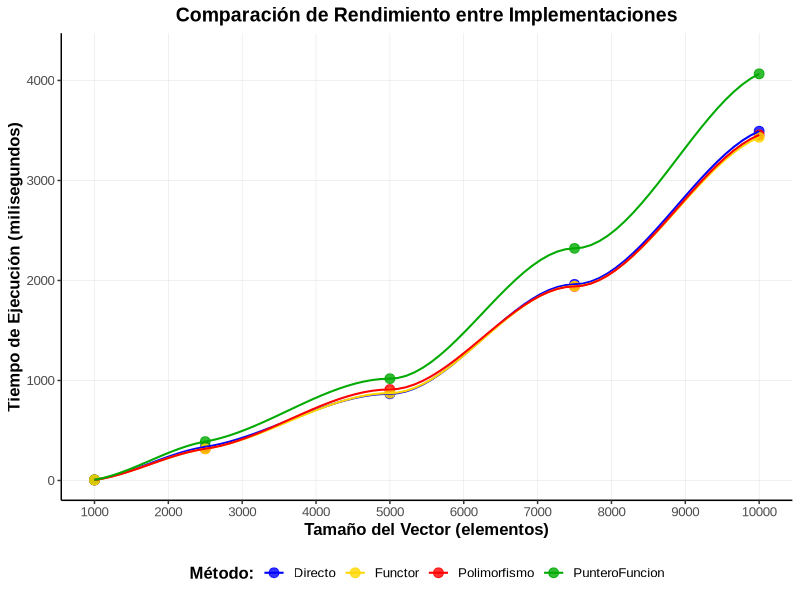

R code for this plot:
library(ggplot2)

mis_resultados <- data.frame(
    Metodo = rep(c("Directo", "Polimorfismo", "PunteroFuncion", "Functor"), each = 5),
    Tamanio = rep(c(1000, 2500, 5000, 7500, 10000), times = 4),
    Tiempo_ms = c(
        # Directo 
        5.2, 336, 866.6, 1961,3492.2,
        
        # Polimorfismo 
        5, 317.2, 910.2, 1940.4, 3456,
        
        # PunteroFuncion 
        6.6, 389.2, 1018, 2321, 4066,
        
        # Functor 
        5.2, 317, 873.4, 1943.2, 3431.4
    )
)

colores_primarios <- c(
    "Directo" = "#0000FF", 
    "Polimorfismo" = "#FF0000", 
    "PunteroFuncion" = "#00AA00", 
    "Functor" = "#FFD700" 
)

    ggplot(mis_resultados, aes(x = Tamanio, y = Tiempo_ms, color = Metodo)) +
    geom_point(size = 3, alpha = 0.8) +
    geom_smooth(method = "loess", span = 0.7, se = FALSE, linewidth = 0.7) + 
    labs(
        title = "Comparación de Rendimiento entre Implementaciones",
        x = "Tamaño del Vector (elementos)",
        y = "Tiempo de Ejecución (milisegundos)",
        color = "Método:"
    ) +
    scale_color_manual(values = colores_primarios) +
    theme_classic() +
    theme(
        text = element_text(family = "Arial", size = 12),
        plot.title = element_text(face = "bold", hjust = 0.5, size = 14),
        axis.title = element_text(face = "bold"),
        legend.position = "bottom",
        legend.title = element_text(face = "bold"),
        panel.grid.major = element_line(color = "gray90", linewidth = 0.2)
    ) +
    scale_x_continuous(breaks = seq(1000, 10000, by = 1000)) + 
    scale_y_continuous(expand = expansion(mult = c(0.05, 0.1))) 